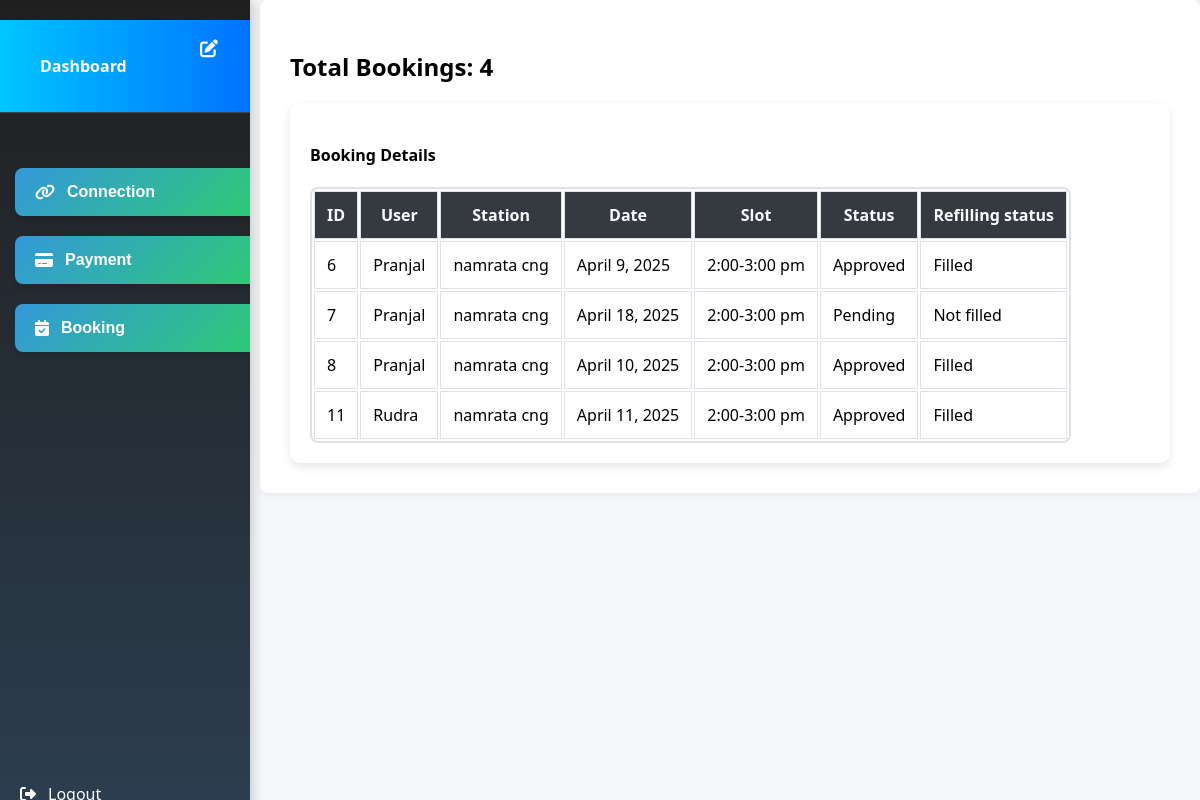
Page /dashboard/total-bookings/ (signed in) on the committed database.
### Gas/models.py (models this page shows, shortened)
class Booking(models.Model):
    STATUS_CHOICES = (
        ('Pending', 'Pending'),
        ('Approved', 'Approved'),
        ('Rejected','Rejected'),
    )
    FILL_STATUS_CHOICES = [
        ('Not filled','Not filled'),
        ('Filled','Filled'),
    ]
    user = models.ForeignKey(User,on_delete=models.CASCADE)
    name = models.CharField(max_length=100)
    city = models.ForeignKey(City,on_delete=models.CASCADE)
    station = models.ForeignKey(Station,on_delete=models.CASCADE)
    slot = models.ForeignKey(Slot,on_delete=models.CASCADE)
    date = models.DateField()
    status = models.CharField(max_length=50,choices=STATUS_CHOICES,default='Pending')
    fill_status = models.CharField(max_length = 20,choices = FILL_STATUS_CHOICES, default='Pending')

class Station(models.Model):
    city = models.ForeignKey(City, on_delete=models.CASCADE)
    name = models.CharField(max_length=100)
    def __str__(self):
        return self.name

class Slot(models.Model):
    time = models.CharField(max_length = 50,unique = True)
    def __str__(self):
        return self.time

### Gas/views.py (the view)
# urls.py: path('total-bookings/',views.total_bookings,name = 'total_bookings'),
@login_required
def total_bookings(request):
    if request.user.is_superuser:
        bookings = Booking.objects.select_related('user')
    else:
        bookings = Booking.objects.filter(user=request.user).select_related('user')
    total_count = bookings.count()
    return render(request, 'gas/total_bookings.html', {'bookings': bookings, 'total_count': total_count})

### templates/Gas/total_bookings.html (shortened to what this page needs)
{% extends 'booking/base.html' %}
{% block content %}
<div class="container mt-4">
    <h2 class="text-center mb-4">Total Bookings: {{ total_count }}</h2>
    {% if bookings %}
    <div class="card shadow-sm p-3">
        <div class="card-body">
            <h4 class="text-center text-secondary mb-3">Booking Details</h4>
            <div class="table-responsive">
                <table class="table table-bordered text-center align-middle custom-table">
                    <thead>
                        <tr>
                            <th>ID</th>
                            <th>User</th>
                            <th>Station</th>
                            <th>Date</th>
                            <th>Slot</th>
                            <th>Status</th>
                            <th>Refilling status</th>
                        </tr>
                    </thead>
                    <tbody>
                        {% for booking in bookings %}
                        <tr>
                            <td>{{ booking.id }}</td>
                            <td>{{ booking.user }}</td>
                            <td>{{ booking.station }}</td>
                            <td>{{ booking.date }}</td>
                            <td>{{ booking.slot }}</td>
                            <td>{{ booking.status }}</td>
                            <td>{{ booking.fill_status}}
                        </tr>
                        {% endfor %}
                    </tbody>
                </table>
            </div>
        </div>
    </div>
    {% else %}
    <p class="text-center text-muted">No bookings available.</p>
    {% endif %}
</div>
{% endblock %}

### templates/booking/base.html (shortened to what this page needs)
<!DOCTYPE html>
<html lang="en">
<head>
</head>
<body>
  <div class="sidebar" id="sidebar">
    <div class="sidebar-header">
        <a href="{% url 'dashboard' %}"><i class="fas fa-edit"></i> Dashboard</a>
    </div>
    <button onclick="toggleMenu('connection-menu')" style="margin-top: 55px;">
      <i class="fas fa-link"></i> Connection
    </button>
    <button onclick="toggleMenu('payment-menu')">
      <i class="fas fa-credit-card"></i> Payment
    </button>
    <button onclick="toggleMenu('booking-menu')">
      <i class="fas fa-calendar-check"></i> Booking
    </button>
    <a href="{% url 'logout' %}" class="logout-btn">
      <i class="fas fa-sign-out-alt"></i> Logout
    </a>
  </div>
  <div class="content">
    {% block content %}
    {% endblock %}
  </div>
</body>
</html>

### templates/booking/base.html (style rules this page uses)
body { font-family: 'Segoe UI', sans-serif; margin: 0; padding: 0; display: flex; background-color: #f2f2f2; }
.sidebar { width: 250px; background: linear-gradient(180deg, #1f1f1f, #2c3e50); color: white; height: 100vh; position: fixed; display: flex; flex-direction: column; overflow-y: auto; padding-top: 20px; box-shadow: 2px 0 10px rgba(0, 0, 0, 0.2); z-index: 999; }
.sidebar-header { padding: 20px; text-align: center; background: linear-gradient(90deg, #00c6ff, #0072ff); font-size: 22px; font-weight: bold; border-bottom: 1px solid #444; position: relative; }
.sidebar-header i { position: absolute; top: 20px; right: 20px; cursor: pointer; color: #fff; font-size: 18px; }
.sidebar a, .sidebar button { width: 100%; padding: 15px 20px; color: white; background: none; border: none; font-size: 16px; text-align: left; cursor: pointer; display: flex; align-items: center; transition: background 0.3s ease; text-decoration: none; }
.sidebar a i, .sidebar button i { margin-right: 12px; }
.content { margin-left: 260px; padding: 30px; width: 100%; background: #fff; border-radius: 8px; box-shadow: 0 0 10px rgba(0, 0, 0, 0.08); transition: margin-left 0.3s ease; }
.sidebar button { background: linear-gradient(135deg, #3498db, #2ecc71); border-radius: 8px; margin: 10px 15px; box-shadow: 0 4px 6px rgba(0, 0, 0, 0.1); font-weight: 600; }
.logout-btn { margin-top: auto; background: #e74c3c; text-align: center; }

### templates/Gas/total_bookings.html (style rules this page uses)
.custom-table { border: 2px solid #dee2e6; border-radius: 8px; overflow: hidden; background: white; }
.custom-table th, .custom-table td { border: 1px solid #dee2e6; padding: 12px; }
.custom-table th { background-color: #343a40; color: white; font-weight: bold; }
.card { border-radius: 10px; border: none; background-color: #ffffff; box-shadow: 0px 4px 10px rgba(0, 0, 0, 0.1); }
.card-body { padding: 20px; }
body { background-color: #f4f6f9; }

### rows in the picture
Booking: id "6", user "Pranjal", station "namrata cng", date "April 9, 2025", slot "2:00-3:00 pm", status "Approved", fill_status "Filled"
Booking: id "7", user "Pranjal", station "namrata cng", date "April 18, 2025", slot "2:00-3:00 pm", status "Pending", fill_status "Not filled"
Booking: id "8", user "Pranjal", station "namrata cng", date "April 10, 2025", slot "2:00-3:00 pm", status "Approved", fill_status "Filled"
Booking: id "11", user "Rudra", station "namrata cng", date "April 11, 2025", slot "2:00-3:00 pm", status "Approved", fill_status "Filled"

### other values in the picture
{{ total_count }} "4"
